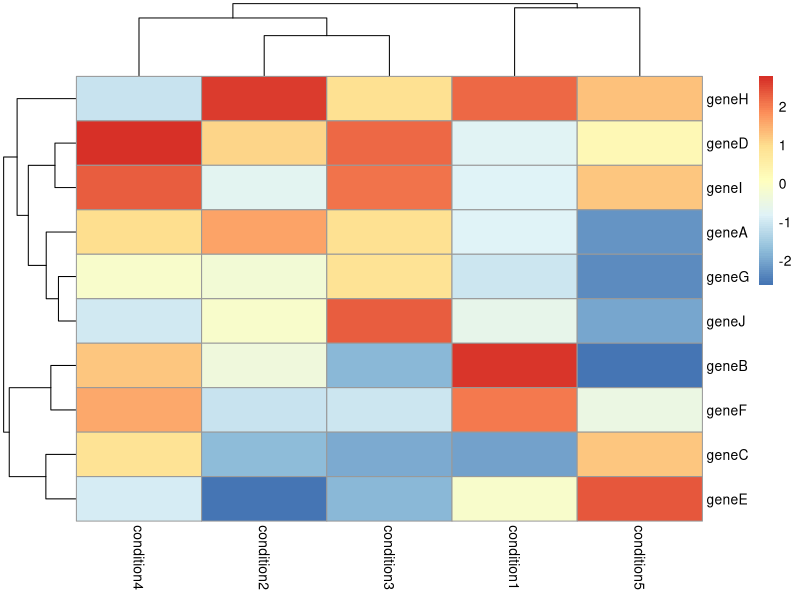
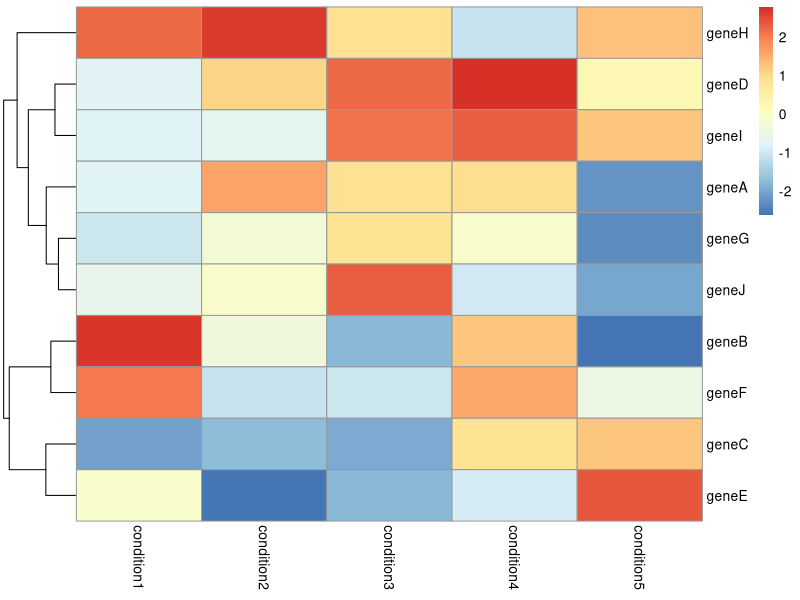
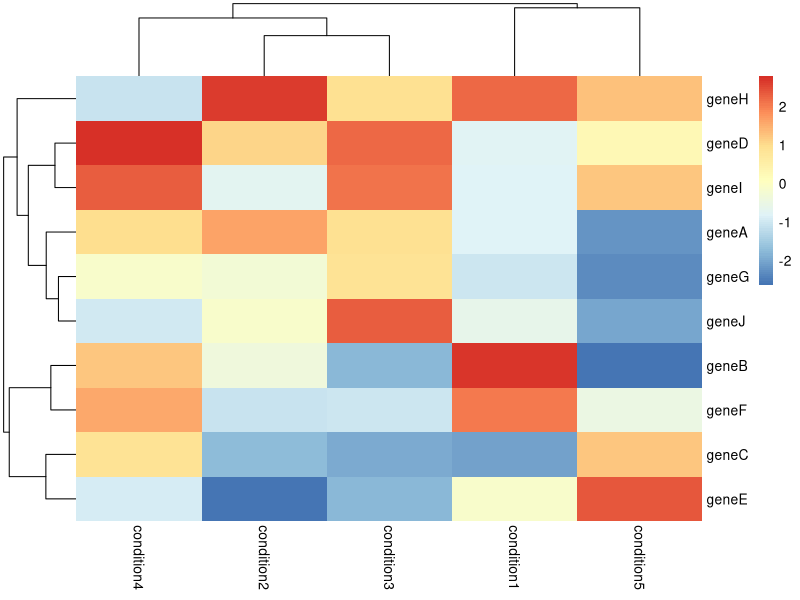
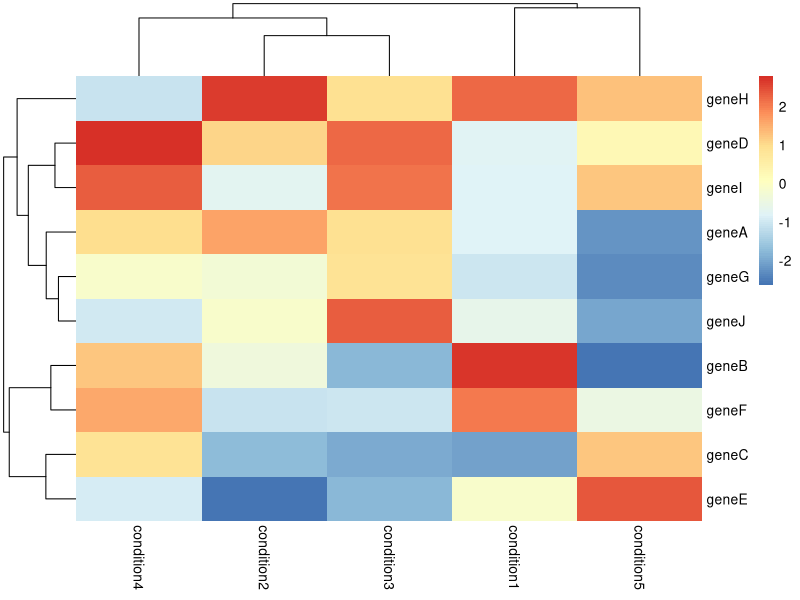

Recreate these plots in R, in order.
##Making simple heatmaps with the pheatmap package
#14.02.2025

install.packages("pheatmap")


# make a data frame with gene expression values
# The gene IDs should be in row names
#Expression of 10 genes across 5 conditions
df <- data.frame(row.names = c("geneA", "geneB", "geneC", "geneD", "geneE", "geneF", "geneG", "geneH", "geneI", "geneJ"),
                 condition1 = runif (10, min = -3, max = 3),
                 condition2 = runif (10, min = -3, max = 3),
                 condition3 = runif (10, min = -3, max = 3),
                 condition4 = runif (10, min = -3, max = 3),
                 condition5 = runif (10, min = -3, max = 3))

### make a simple heatmap
#load library
library(pheatmap)

#make the heatmap
pheatmap(df)


#re-draw the heatmap without clustering genes
pheatmap(df,
         cluster_cols = FALSE)

#remove grey border around the cells
pheatmap(df,
         border_color = NA)




png("Gene expression heatmap", width = 350, height = 400)
pheatmap(df, border_color = NA)
dev.off()

getwd()
